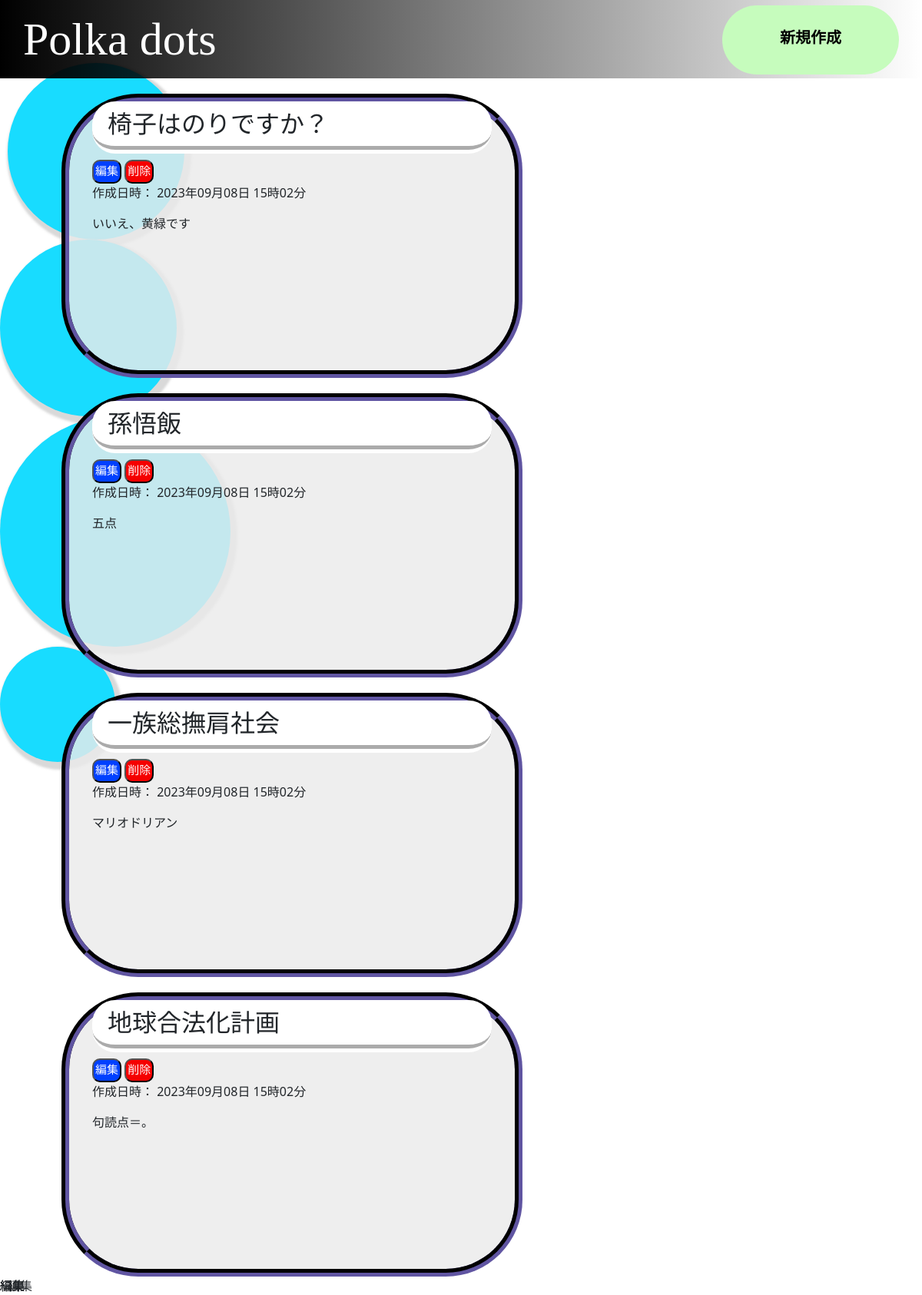
The page / on the database its author committed.
### app.py (models this page shows)
class Post(db.Model):
    id = db.Column(db.Integer, primary_key=True)
    title = db.Column(db.String(32), nullable=True)
    body = db.Column(db.String(300), nullable=True)
    creates_at = db.Column(db.DateTime, nullable=False, default = datetime.now(pytz.timezone('Asia/Tokyo')).replace(second=0, microsecond=0))

### app.py (the view)
@app.route('/', methods=['GET','POST'])
def index():
    if request.method == 'GET':
        posts = Post.query.all()
    return render_template('index.html', posts=posts)

### templates/index.html (shortened to what this page needs)
<!DOCTYPE html>
<html lang="ja">
<head>
    <link href="https://cdn.jsdelivr.net/npm/bootstrap@5.3.0/dist/css/bootstrap.min.css" rel="stylesheet">
</head>
<body>
    <header>
        <div class="titile-man">
            <a id="title" href="/create">新規作成</a>
            <div>
                Polka dots
            </div>
        </div>
    </header>
    {% for post in posts %}
            <div id="body">
                <h2>{{ post.title }}</h2>
                <button id="update" onclick="location.href='/{{post.id}}/update'" role="button">編集</button>
                <button id="delate" onclick="location.href='/{{post.id}}/delete'" role="button">削除</button>
                <p>作成日時： {{ post.creates_at.strftime('%Y年%m月%d日 %H時%M分') }}</p>
                <p>{{ post.body }}</p>
            </div>
    {% endfor %}
    <div id="background">
        <div id="maru">編集</div>
        <div id="maru2">編集</div>
        <div id="maru3">編集</div>
        <div id="maru4">編集</div>
    </div>
</body>
</html>

### templates/index.html (style rules this page uses)
.titile-man { padding-top: 30px; padding-bottom: 30px; padding-left: 30px; font-size: 60px; position: relative; padding: 0.1em 0.5em; background: -webkit-linear-gradient(to right, rgb(255, 255, 255), transparent); background: linear-gradient(to right, rgb(0, 0, 0), transparent); color: #ffffff; font-family: 'Sacramento', cursive;src: url('https://fonts.googleapis.com/css?family=Sacramento'); }
h2 { background-color: #ffffff; border-radius: 30px; padding-left: 20px; padding-top: 10px; padding-bottom: 10px; border-bottom: 10px groove rgb(255, 255, 255); }
div#body { background-color: #ebebebd1; margin-top: 20px; padding-left: 30px; padding-right: 30px; padding-bottom: 350px; border-radius: 100px 100px 100px 100px; height: 280px; width: 600px; float: left; margin-left: 80px; border: 10px groove #2E294E; }
body { background-color: #ffffff; }
a { margin-left: 30px; display: flex; justify-content: flex-start; display: block; padding-top: 27px; margin-top: 1px; text-align: center; text-decoration: none; width: 230px; height: 90px; font-weight: bold; font-size: 20px; border-radius: 100vh; background: #c6fcbd; color: #000000; float: right; }
button#update { background-color: rgb(0, 64, 255); padding: 2px; font-size: 15px; border-radius: 10px; color: #ffffff; font-family: '游明朝体+36ポかな','YuMincho +36p Kana',sans-serif; }
button#delate { background-color: rgb(245, 0, 0); padding: 2px; font-size: 15px; border-radius: 10px; color: white; font-family: '游明朝体+36ポかな','YuMincho +36p Kana',sans-serif; }
#maru { width: 230px; height: 230px; background-color: #18dcff; margin-top: -20px; margin-left: 10px; transition: 3s; border-radius: 200px; box-shadow: 4px 5px 3px 5px rgba(180, 179, 179, 0.5); }
#maru2 { width: 115px; height: 115px; border-radius: 200px; margin-right: 40px; margin-left: auto; background-color: #18dcff; transition: 2s; box-shadow: -4px 5px 3px 5px rgba(180, 179, 179, 0.5); }
#maru2.active { width: 230px; height: 230px; border-radius: 200px; box-shadow: 4px 5px 3px 5px rgba(180, 179, 179, 0.5); margin-right: 1200px; }
#maru3 { width: 300px; height: 300px; border-radius: 200px; box-shadow: 4px 5px 3px 5px rgba(180, 179, 179, 0.5); background-color: #18dcff; transition: 4s; }
#maru4 { width: 150px; height: 150px; border-radius: 200px; box-shadow: 4px 5px 3px 5px rgba(180, 179, 179, 0.5); background-color: #18dcff; transition: 5s; }

### rows shown on the page
Post: title "椅子はのりですか？", creates_at "2023年09月08日 15時02分", body "いいえ、黄緑です"
Post: title "孫悟飯", creates_at "2023年09月08日 15時02分", body "五点"
Post: title "一族総撫肩社会", creates_at "2023年09月08日 15時02分", body "マリオドリアン"
Post: title "地球合法化計画", creates_at "2023年09月08日 15時02分", body "句読点＝。"
